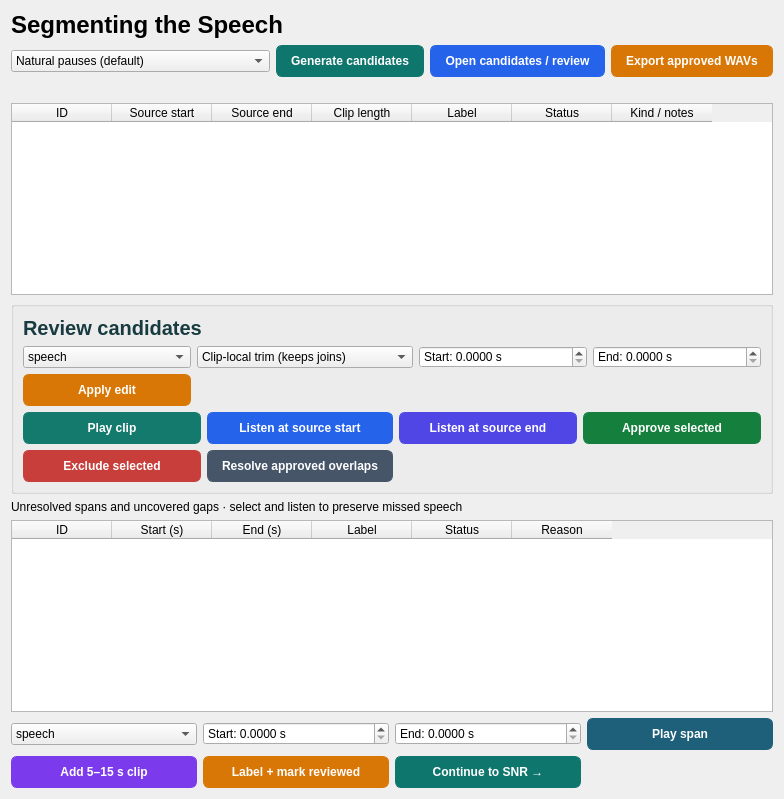
                    <widget class="QWidget" name="segmentsPage">
                      <layout class="QVBoxLayout" name="segmentsWorkspaceLayout">
                        <item>
                          <widget class="QLabel" name="segmentsTitle">
                            <property name="styleSheet">
                              <string>font-size:24px; font-weight:600;</string>
                            </property>
                            <property name="text">
                              <string>Segmenting the Speech</string>
                            </property>
                            <property name="wordWrap">
                              <bool>true</bool>
                            </property>
                          </widget>
                        </item>
                        <item>
                          <layout class="QHBoxLayout" name="segmentActionsLayout">
                            <item>
                              <widget class="QComboBox" name="segmentationMode">
                                <item>
                                  <property name="text">
                                    <string>Natural pauses (default)</string>
                                  </property>
                                </item>
                                <item>
                                  <property name="text">
                                    <string>Compact joins + fallback (review required)</string>
                                  </property>
                                </item>
                              </widget>
                            </item>
                            <item>
                              <widget class="QPushButton" name="generateSegments">
                                <property name="styleSheet">
                                  <string>QPushButton#generateSegments {background:#0F766E; color:#FFFFFF; border:1px solid #0F766E; border-radius:6px; padding:8px 14px; font-weight:600;}
QPushButton#generateSegments:hover {background:#0E6A63; border-color:#0E6A63;}
QPushButton#generateSegments:pressed {background:#0C5E58; border-color:#0C5E58;}
QPushButton#generateSegments:focus {border:2px solid #173B40; padding:7px 13px;}
QPushButton#generateSegments:disabled {background:#E3E9EB; color:#61777C; border:1px solid #CDD9DC;}</string>
                                </property>
                                <property name="text">
                                  <string>Generate candidates</string>
                                </property>
                              </widget>
                            </item>
                            <item>
                              <widget class="QPushButton" name="loadCandidates">
                                <property name="styleSheet">
                                  <string>QPushButton#loadCandidates {background:#2563EB; color:#FFFFFF; border:1px solid #2563EB; border-radius:6px; padding:8px 14px; font-weight:600;}
QPushButton#loadCandidates:hover {background:#2159D4; border-color:#2159D4;}
QPushButton#loadCandidates:pressed {background:#1E4FBC; border-color:#1E4FBC;}
QPushButton#loadCandidates:focus {border:2px solid #173B40; padding:7px 13px;}
QPushButton#loadCandidates:disabled {background:#E3E9EB; color:#61777C; border:1px solid #CDD9DC;}</string>
                                </property>
                                <property name="text">
                                  <string>Open candidates / review</string>
                                </property>
                              </widget>
                            </item>
                            <item>
                              <widget class="QPushButton" name="exportSegments">
                                <property name="styleSheet">
                                  <string>QPushButton#exportSegments {background:#D97706; color:#FFFFFF; border:1px solid #D97706; border-radius:6px; padding:8px 14px; font-weight:600;}
QPushButton#exportSegments:hover {background:#C36B05; border-color:#C36B05;}
QPushButton#exportSegments:pressed {background:#AE5F05; border-color:#AE5F05;}
QPushButton#exportSegments:focus {border:2px solid #173B40; padding:7px 13px;}
QPushButton#exportSegments:disabled {background:#E3E9EB; color:#61777C; border:1px solid #CDD9DC;}</string>
                                </property>
                                <property name="text">
                                  <string>Export approved WAVs</string>
                                </property>
                              </widget>
                            </item>
                          </layout>
                        </item>
                        <item>
                          <widget class="QLabel" name="segmentHint">
                            <property name="text">
                              <string />
                            </property>
                            <property name="wordWrap">
                              <bool>true</bool>
                            </property>
                          </widget>
                        </item>
                        <item>
                          <widget class="QTableWidget" name="segmentTable">
                            <column>
                              <property name="text">
                                <string>ID</string>
                              </property>
                            </column>
                            <column>
                              <property name="text">
                                <string>Source start</string>
                              </property>
                            </column>
                            <column>
                              <property name="text">
                                <string>Source end</string>
                              </property>
                            </column>
                            <column>
                              <property name="text">
                                <string>Clip length</string>
                              </property>
                            </column>
                            <column>
                              <property name="text">
                                <string>Label</string>
                              </property>
                            </column>
                            <column>
                              <property name="text">
                                <string>Status</string>
                              </property>
                            </column>
                            <column>
                              <property name="text">
                                <string>Kind / notes</string>
                              </property>
                            </column>
                          </widget>
                        </item>
                        <item>
                          <widget class="QGroupBox" name="segmentEditor">
                            <property name="styleSheet">
                              <string>QGroupBox#segmentEditor { margin-top:0px; padding-top:12px; }</string>
                            </property>
                            <property name="title">
                              <string />
                            </property>
                            <layout class="QVBoxLayout" name="segmentEditorLayout">
                              <item>
                                <widget class="QLabel" name="segmentEditorHeading">
                                  <property name="styleSheet">
                                    <string>font-size:20px; font-weight:700; color:#173B40;</string>
                                  </property>
                                  <property name="text">
                                    <string>Review candidates</string>
                                  </property>
                                  <property name="wordWrap">
                                    <bool>true</bool>
                                  </property>
                                </widget>
                              </item>
                              <item>
                                <layout class="QGridLayout" name="segmentEditRowLayout">
                                  <item row="0" column="0">
                                    <widget class="QComboBox" name="segmentLabel">
                                      <item>
                                        <property name="text">
                                          <string>speech</string>
                                        </property>
                                      </item>
                                      <item>
                                        <property name="text">
                                          <string>mixed</string>
                                        </property>
                                      </item>
                                      <item>
                                        <property name="text">
                                          <string>music</string>
                                        </property>
                                      </item>
                                      <item>
                                        <property name="text">
                                          <string>silence</string>
                                        </property>
                                      </item>
                                    </widget>
                                  </item>
                                  <item row="0" column="1">
                                    <widget class="QComboBox" name="boundaryMode">
                                      <item>
                                        <property name="text">
                                          <string>Clip-local trim (keeps joins)</string>
                                        </property>
                                      </item>
                                      <item>
                                        <property name="text">
                                          <string>Original source times (continuous)</string>
                                        </property>
                                      </item>
                                    </widget>
                                  </item>
                                  <item row="0" column="2">
                                    <widget class="QDoubleSpinBox" name="segmentStart">
                                      <property name="prefix">
                                        <string>Start: </string>
                                      </property>
                                      <property name="suffix">
                                        <string> s</string>
                                      </property>
                                      <property name="decimals">
                                        <number>4</number>
                                      </property>
                                      <property name="minimum">
                                        <double>0.000000000000000</double>
                                      </property>
                                      <property name="maximum">
                                        <double>999999.000000000000000</double>
                                      </property>
                                      <property name="singleStep">
                                        <double>0.010000000000000</double>
                                      </property>
                                      <property name="value">
                                        <double>0.000000000000000</double>
                                      </property>
                                    </widget>
                                  </item>
                                  <item row="0" column="3">
                                    <widget class="QDoubleSpinBox" name="segmentEnd">
                                      <property name="prefix">
                                        <string>End: </string>
                                      </property>
                                      <property name="suffix">
                                        <string> s</string>
                                      </property>
                                      <property name="decimals">
                                        <number>4</number>
                                      </property>
                                      <property name="minimum">
                                        <double>0.000000000000000</double>
                                      </property>
                                      <property name="maximum">
                                        <double>999999.000000000000000</double>
                                      </property>
                                      <property name="singleStep">
                                        <double>0.010000000000000</double>
                                      </property>
                                      <property name="value">
                                        <double>0.000000000000000</double>
                                      </property>
                                    </widget>
                                  </item>
                                  <item row="1" column="0">
                                    <widget class="QPushButton" name="applySegment">
                                      <property name="styleSheet">
                                        <string>QPushButton#applySegment {background:#D97706; color:#FFFFFF; border:1px solid #D97706; border-radius:6px; padding:8px 14px; font-weight:600;}
QPushButton#applySegment:hover {background:#C36B05; border-color:#C36B05;}
QPushButton#applySegment:pressed {background:#AE5F05; border-color:#AE5F05;}
QPushButton#applySegment:focus {border:2px solid #173B40; padding:7px 13px;}
QPushButton#applySegment:disabled {background:#E3E9EB; color:#61777C; border:1px solid #CDD9DC;}</string>
                                      </property>
                                      <property name="text">
                                        <string>Apply edit</string>
                                      </property>
                                    </widget>
                                  </item>
                                </layout>
                              </item>
                              <item>
                                <layout class="QGridLayout" name="segmentReviewRowLayout">
                                  <item row="0" column="0">
                                    <widget class="QPushButton" name="playSegment">
                                      <property name="styleSheet">
                                        <string>QPushButton#playSegment {background:#157A6E; color:#FFFFFF; border:1px solid #157A6E; border-radius:6px; padding:8px 14px; font-weight:600;}
QPushButton#playSegment:hover {background:#136E63; border-color:#136E63;}
QPushButton#playSegment:pressed {background:#116258; border-color:#116258;}
QPushButton#playSegment:focus {border:2px solid #173B40; padding:7px 13px;}
QPushButton#playSegment:disabled {background:#E3E9EB; color:#61777C; border:1px solid #CDD9DC;}</string>
                                      </property>
                                      <property name="text">
                                        <string>Play clip</string>
                                      </property>
                                    </widget>
                                  </item>
                                  <item row="0" column="1">
                                    <widget class="QPushButton" name="playCutStart">
                                      <property name="styleSheet">
                                        <string>QPushButton#playCutStart {background:#2563EB; color:#FFFFFF; border:1px solid #2563EB; border-radius:6px; padding:8px 14px; font-weight:600;}
QPushButton#playCutStart:hover {background:#2159D4; border-color:#2159D4;}
QPushButton#playCutStart:pressed {background:#1E4FBC; border-color:#1E4FBC;}
QPushButton#playCutStart:focus {border:2px solid #173B40; padding:7px 13px;}
QPushButton#playCutStart:disabled {background:#E3E9EB; color:#61777C; border:1px solid #CDD9DC;}</string>
                                      </property>
                                      <property name="text">
                                        <string>Listen at source start</string>
                                      </property>
                                    </widget>
                                  </item>
                                  <item row="0" column="2">
                                    <widget class="QPushButton" name="playCutEnd">
                                      <property name="styleSheet">
                                        <string>QPushButton#playCutEnd {background:#4F46E5; color:#FFFFFF; border:1px solid #4F46E5; border-radius:6px; padding:8px 14px; font-weight:600;}
QPushButton#playCutEnd:hover {background:#473FCE; border-color:#473FCE;}
QPushButton#playCutEnd:pressed {background:#3F38B7; border-color:#3F38B7;}
QPushButton#playCutEnd:focus {border:2px solid #173B40; padding:7px 13px;}
QPushButton#playCutEnd:disabled {background:#E3E9EB; color:#61777C; border:1px solid #CDD9DC;}</string>
                                      </property>
                                      <property name="text">
                                        <string>Listen at source end</string>
                                      </property>
                                    </widget>
                                  </item>
                                  <item row="0" column="3">
                                    <widget class="QPushButton" name="approveSegments">
                                      <property name="styleSheet">
                                        <string>QPushButton#approveSegments {background:#15803D; color:#FFFFFF; border:1px solid #15803D; border-radius:6px; padding:8px 14px; font-weight:600;}
QPushButton#approveSegments:hover {background:#137337; border-color:#137337;}
QPushButton#approveSegments:pressed {background:#116631; border-color:#116631;}
QPushButton#approveSegments:focus {border:2px solid #173B40; padding:7px 13px;}
QPushButton#approveSegments:disabled {background:#E3E9EB; color:#61777C; border:1px solid #CDD9DC;}</string>
                                      </property>
                                      <property name="text">
                                        <string>Approve selected</string>
                                      </property>
                                    </widget>
                                  </item>
                                  <item row="1" column="0">
                                    <widget class="QPushButton" name="excludeSegments">
                                      <property name="styleSheet">
                                        <string>QPushButton#excludeSegments {background:#C83E3B; color:#FFFFFF; border:1px solid #C83E3B; border-radius:6px; padding:8px 14px; font-weight:600;}
QPushButton#excludeSegments:hover {background:#B43835; border-color:#B43835;}
QPushButton#excludeSegments:pressed {background:#A0322F; border-color:#A0322F;}
QPushButton#excludeSegments:focus {border:2px solid #173B40; padding:7px 13px;}
QPushButton#excludeSegments:disabled {background:#E3E9EB; color:#61777C; border:1px solid #CDD9DC;}</string>
                                      </property>
                                      <property name="text">
                                        <string>Exclude selected</string>
                                      </property>
                                    </widget>
                                  </item>
                                  <item row="1" column="1">
                                    <widget class="QPushButton" name="resolveOverlaps">
                                      <property name="styleSheet">
                                        <string>QPushButton#resolveOverlaps {background:#475569; color:#FFFFFF; border:1px solid #475569; border-radius:6px; padding:8px 14px; font-weight:600;}
QPushButton#resolveOverlaps:hover {background:#404C5E; border-color:#404C5E;}
QPushButton#resolveOverlaps:pressed {background:#394454; border-color:#394454;}
QPushButton#resolveOverlaps:focus {border:2px solid #173B40; padding:7px 13px;}
QPushButton#resolveOverlaps:disabled {background:#E3E9EB; color:#61777C; border:1px solid #CDD9DC;}</string>
                                      </property>
                                      <property name="text">
                                        <string>Resolve approved overlaps</string>
                                      </property>
                                    </widget>
                                  </item>
                                </layout>
                              </item>
                            </layout>
                          </widget>
                        </item>
                        <item>
                          <widget class="QLabel" name="unresolvedHeading">
                            <property name="text">
                              <string>Unresolved spans and uncovered gaps · select and listen to preserve missed speech</string>
                            </property>
                            <property name="wordWrap">
                              <bool>true</bool>
                            </property>
                          </widget>
                        </item>
                        <item>
                          <widget class="QTableWidget" name="unresolvedTable">
                            <column>
                              <property name="text">
                                <string>ID</string>
                              </property>
                            </column>
                            <column>
                              <property name="text">
                                <string>Start (s)</string>
                              </property>
                            </column>
                            <column>
                              <property name="text">
                                <string>End (s)</string>
                              </property>
                            </column>
                            <column>
                              <property name="text">
                                <string>Label</string>
                              </property>
                            </column>
                            <column>
                              <property name="text">
                                <string>Status</string>
                              </property>
                            </column>
                            <column>
                              <property name="text">
                                <string>Reason</string>
                              </property>
                            </column>
                          </widget>
                        </item>
                        <item>
                          <layout class="QGridLayout" name="unresolvedActionsLayout">
                            <item row="0" column="0">
                              <widget class="QComboBox" name="unresolvedLabel">
                                <item>
                                  <property name="text">
                                    <string>speech</string>
                                  </property>
                                </item>
                                <item>
                                  <property name="text">
                                    <string>mixed</string>
                                  </property>
                                </item>
                                <item>
                                  <property name="text">
                                    <string>music</string>
                                  </property>
                                </item>
                                <item>
                                  <property name="text">
                                    <string>silence</string>
                                  </property>
                                </item>
                              </widget>
                            </item>
                            <item row="0" column="1">
                              <widget class="QDoubleSpinBox" name="unresolvedStart">
                                <property name="prefix">
                                  <string>Start: </string>
                                </property>
                                <property name="suffix">
                                  <string> s</string>
                                </property>
                                <property name="decimals">
                                  <number>4</number>
                                </property>
                                <property name="minimum">
                                  <double>0.000000000000000</double>
                                </property>
                                <property name="maximum">
                                  <double>999999.000000000000000</double>
                                </property>
                                <property name="singleStep">
                                  <double>0.010000000000000</double>
                                </property>
                                <property name="value">
                                  <double>0.000000000000000</double>
                                </property>
                              </widget>
                            </item>
                            <item row="0" column="2">
                              <widget class="QDoubleSpinBox" name="unresolvedEnd">
                                <property name="prefix">
                                  <string>End: </string>
                                </property>
                                <property name="suffix">
                                  <string> s</string>
                                </property>
                                <property name="decimals">
                                  <number>4</number>
                                </property>
                                <property name="minimum">
                                  <double>0.000000000000000</double>
                                </property>
                                <property name="maximum">
                                  <double>999999.000000000000000</double>
                                </property>
                                <property name="singleStep">
                                  <double>0.010000000000000</double>
                                </property>
                                <property name="value">
                                  <double>0.000000000000000</double>
                                </property>
                              </widget>
                            </item>
                            <item row="0" column="3">
                              <widget class="QPushButton" name="playUnresolved">
                                <property name="styleSheet">
                                  <string>QPushButton#playUnresolved {background:#1E607A; color:#FFFFFF; border:1px solid #1E607A; border-radius:6px; padding:8px 14px; font-weight:600;}
QPushButton#playUnresolved:hover {background:#1B566E; border-color:#1B566E;}
QPushButton#playUnresolved:pressed {background:#184D62; border-color:#184D62;}
QPushButton#playUnresolved:focus {border:2px solid #173B40; padding:7px 13px;}
QPushButton#playUnresolved:disabled {background:#E3E9EB; color:#61777C; border:1px solid #CDD9DC;}</string>
                                </property>
                                <property name="text">
                                  <string>Play span</string>
                                </property>
                              </widget>
                            </item>
                            <item row="1" column="0">
                              <widget class="QPushButton" name="addManualClip">
                                <property name="styleSheet">
                                  <string>QPushButton#addManualClip {background:#7C3AED; color:#FFFFFF; border:1px solid #7C3AED; border-radius:6px; padding:8px 14px; font-weight:600;}
QPushButton#addManualClip:hover {background:#7034D5; border-color:#7034D5;}
QPushButton#addManualClip:pressed {background:#632EBE; border-color:#632EBE;}
QPushButton#addManualClip:focus {border:2px solid #173B40; padding:7px 13px;}
QPushButton#addManualClip:disabled {background:#E3E9EB; color:#61777C; border:1px solid #CDD9DC;}</string>
                                </property>
                                <property name="text">
                                  <string>Add 5–15 s clip</string>
                                </property>
                              </widget>
                            </item>
                            <item row="1" column="1">
                              <widget class="QPushButton" name="markUnresolved">
                                <property name="styleSheet">
                                  <string>QPushButton#markUnresolved {background:#D97706; color:#FFFFFF; border:1px solid #D97706; border-radius:6px; padding:8px 14px; font-weight:600;}
QPushButton#markUnresolved:hover {background:#C36B05; border-color:#C36B05;}
QPushButton#markUnresolved:pressed {background:#AE5F05; border-color:#AE5F05;}
QPushButton#markUnresolved:focus {border:2px solid #173B40; padding:7px 13px;}
QPushButton#markUnresolved:disabled {background:#E3E9EB; color:#61777C; border:1px solid #CDD9DC;}</string>
                                </property>
                                <property name="text">
                                  <string>Label + mark reviewed</string>
                                </property>
                              </widget>
                            </item>
                            <item row="1" column="2">
                              <widget class="QPushButton" name="goQuality">
                                <property name="styleSheet">
                                  <string>QPushButton#goQuality {background:#0F766E; color:#FFFFFF; border:1px solid #0F766E; border-radius:6px; padding:8px 14px; font-weight:600;}
QPushButton#goQuality:hover {background:#0E6A63; border-color:#0E6A63;}
QPushButton#goQuality:pressed {background:#0C5E58; border-color:#0C5E58;}
QPushButton#goQuality:focus {border:2px solid #173B40; padding:7px 13px;}
QPushButton#goQuality:disabled {background:#E3E9EB; color:#61777C; border:1px solid #CDD9DC;}</string>
                                </property>
                                <property name="text">
                                  <string>Continue to SNR →</string>
                                </property>
                              </widget>
                            </item>
                          </layout>
                        </item>
                      </layout>
                    </widget>
